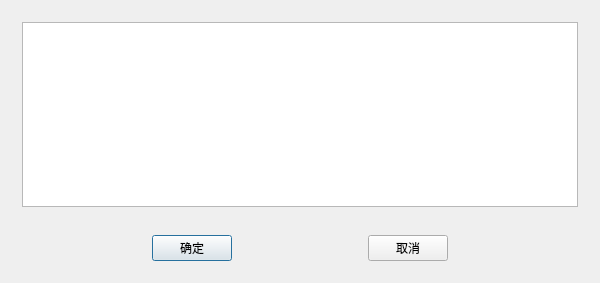
<?xml version="1.0" encoding="UTF-8"?>
<ui version="4.0">
 <class>Manage_SectionClass</class>
 <widget class="QDialog" name="Manage_SectionClass">
  <property name="geometry">
   <rect>
    <x>0</x>
    <y>0</y>
    <width>600</width>
    <height>283</height>
   </rect>
  </property>
  <property name="windowTitle">
   <string>查看截面</string>
  </property>
  <layout class="QVBoxLayout" name="verticalLayout">
   <item>
    <widget class="QWidget" name="widget_2" native="true">
     <layout class="QHBoxLayout" name="horizontalLayout_2">
      <item>
       <widget class="QTableWidget" name="tableWidget"/>
      </item>
     </layout>
    </widget>
   </item>
   <item>
    <widget class="QWidget" name="widget" native="true">
     <layout class="QHBoxLayout" name="horizontalLayout">
      <item>
       <spacer name="horizontalSpacer_4">
        <property name="orientation">
         <enum>Qt::Horizontal</enum>
        </property>
        <property name="sizeHint" stdset="0">
         <size>
          <width>40</width>
          <height>20</height>
         </size>
        </property>
       </spacer>
      </item>
      <item>
       <widget class="QPushButton" name="btn_ok">
        <property name="text">
         <string>确定</string>
        </property>
       </widget>
      </item>
      <item>
       <spacer name="horizontalSpacer_3">
        <property name="orientation">
         <enum>Qt::Horizontal</enum>
        </property>
        <property name="sizeHint" stdset="0">
         <size>
          <width>40</width>
          <height>20</height>
         </size>
        </property>
       </spacer>
      </item>
      <item>
       <widget class="QPushButton" name="btn_cancle">
        <property name="text">
         <string>取消</string>
        </property>
       </widget>
      </item>
      <item>
       <spacer name="horizontalSpacer_2">
        <property name="orientation">
         <enum>Qt::Horizontal</enum>
        </property>
        <property name="sizeHint" stdset="0">
         <size>
          <width>40</width>
          <height>20</height>
         </size>
        </property>
       </spacer>
      </item>
     </layout>
    </widget>
   </item>
  </layout>
 </widget>
 <layoutdefault spacing="6" margin="11"/>
 <resources/>
 <connections/>
</ui>
